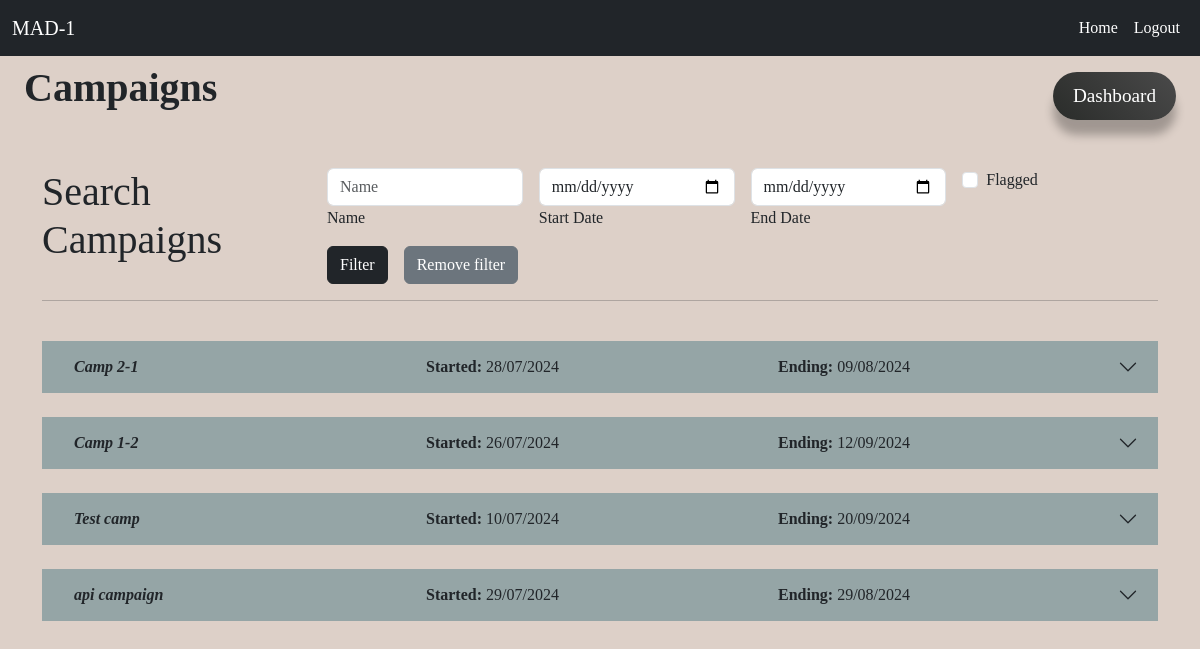
/admin/view_campaigns (signed in), run on the app's committed database.
### website/models.py (models this page shows)
class Campaign(db.Model):
    __tablename__ = 'campaign'
    id = db.Column(db.Integer, primary_key=True)
    name = db.Column(db.String(150), nullable=False)
    description = db.Column(db.Text, nullable=False)
    start_date = db.Column(db.Date, nullable=False)
    end_date = db.Column(db.Date, nullable=False)
    budget = db.Column(db.Float, nullable=False)
    visibility = db.Column(db.String(50), nullable=False)
    flagged = db.Column(db.String(5),nullable=False)
    sponsor_id = db.Column(db.Integer, db.ForeignKey('sponsor.id'))
    sponsor = db.relationship('Sponsor', back_populates='campaigns')
    ad_requests = db.relationship('AdRequest', back_populates='campaign')

### website/views.py (the view, shortened to what this page needs)
@views.route('/admin/view_campaigns',methods=['GET','POST'])
@login_required
def view_campaigns():
    campaigns = Campaign.query.filter(Campaign.end_date > datetime.now().date()).all()
    return render_template('view_campaigns.html', user=current_user, campaigns=campaigns)

### website/__init__.py (called while the page is built)
def create_app():
    myapp = Flask(__name__)
    myapp.config['SECRET_KEY'] = 'mysecretkey'
    myapp.config['SQLALCHEMY_DATABASE_URI'] = 'sqlite:///database.sqlite3'
    db.init_app(myapp)
    api.init_app(myapp)
    from .auth import auth
    from .views import views
    myapp.register_blueprint(views,url_prefix = '/')
    myapp.register_blueprint(auth,url_prefix = '/auth')
    with myapp.app_context():
        db.create_all()
    login_manager = LoginManager()
    login_manager.login_view = 'views.home'
    login_manager.init_app(myapp)
    @login_manager.user_loader
    def load_user(user_id):
        return User.query.get(int(user_id))
    return myapp

### website/templates/view_campaigns.html (shortened to what this page needs)
{% extends 'base.html' %}
{% block content %}
<div class="container-fluid" >
    <div class="d-flex align-items-left align-items-md-center flex-column flex-md-row pt-2 pb-4">
        <div>
            <h1 class="fw-bold mb-3">Campaigns</h1>
        </div>
        <div class="ms-md-auto py-2 py-md-0">
            <a href="{{ url_for('views.admin_dashboard') }}" class="btn grey-btn">Dashboard</a>
        </div>
    </div>
    <div class="container mt-3">
        <div class="row">
            <div class="col-md-3">
                <h1>Search Campaigns</h1>
            </div>
            <div class="col-md-9">
                  <form class="row gx-3 gy-2"  action="{{ url_for('views.view_campaigns') }}" method="post">
                    <div class="col-sm-3">
                        <input type="text" name="name" class="form-control" id="name" placeholder="Name">
                        <label class="form-label" for="name">Name</label>
                    </div>
                    <div class="col-sm-3">
                        <input type="date" class="form-control" id="startdate" placeholder="Start Date" name="start_date">
                        <label class="form-label" for="startdate">Start Date</label>
                    </div>
                    <div class="col-sm-3">
                        <input type="date" class="form-control" id="enddate" placeholder="End Date" name="end_date">
                        <label class="form-label" for="enddate">End Date</label>
                    </div>
                    <div class="col-sm-3">
                        <div class="form-check">
                            <input class="form-check-input" type="checkbox" name="flagged" value="True" id="flexCheckChecked">
                            <label class="form-check-label" for="flexCheckChecked">
                                Flagged
                            </label>
                        </div>
                    </div>
                    <div class="col-auto">
                        <button type="submit" class="btn btn-dark">Filter</button>
                    </div>
                    <div class="col-auto">
                        <a href="{{ url_for('views.view_campaigns') }}"><button type="submit" class="btn btn-secondary">Remove filter</button></a>
                    </div>
                </form>
             </div>
        </div>
        <hr>
        <br>
        {% if campaigns %}
            {% for campaign in campaigns %}
            <div class="accordion accordion-flush" id="admin-view">
                <div class="accordion-item">
                <h2 class="accordion-header" id="flush-headingOne">
                    <button class="accordion-button collapsed" type="button" data-bs-toggle="collapse" data-bs-target="#{{ campaign.id }}" aria-expanded="false" aria-controls="flush-collapseOne" {% if campaign.flagged=='True' %}id='flagged'{% endif %}>
                        <div class="container">
                            <div class="row">
                                <div class="col-4">
                                    <strong><em>{{ campaign.name }}</em></strong>
                                </div>
                                <div class="col-4">
                                  <strong>Started:</strong> {{ campaign.start_date.strftime('%d/%m/%Y') }}
                                </div>
                                <div class="col-4">
                                  <strong>Ending:</strong> {{ campaign.end_date.strftime('%d/%m/%Y') }}
                                </div>
                            </div>
                        </div>
                    </button>
                </h2>
                </div>
            </div>
            <br>
            {% endfor %}
        {% else %}
            <h4><em>No Campaigns Found</em></h4>
        {% endif %}
    </div>
</div>
{% endblock %}

### website/static/css/style.css (style rules this page uses)
body { margin: 0; padding-top: 56px; font-family: 'Times New Roman', serif; background-color: rgb(221, 208, 200); }
a { color: rgb(92 94 96); text-decoration-line: none; }
.grey-btn { background: linear-gradient(45deg, #2a2c2a, #4a4a4a); border: none; color: white; box-shadow: 0 15px 10px rgba(0, 0, 0, 0.273); border-radius: 30px; padding: 10px 20px; font-size: 1.2em; transition: transform 0.2s, box-shadow 0.2s }
.form-control { height: max-content; }

### data on the page
Campaign: name "Camp 2-1", start_date "28/07/2024", end_date "09/08/2024"
Campaign: name "Camp 1-2", start_date "26/07/2024", end_date "12/09/2024"
Campaign: name "Test camp", start_date "10/07/2024", end_date "20/09/2024"
Campaign: name "api campaign", start_date "29/07/2024", end_date "29/08/2024"
